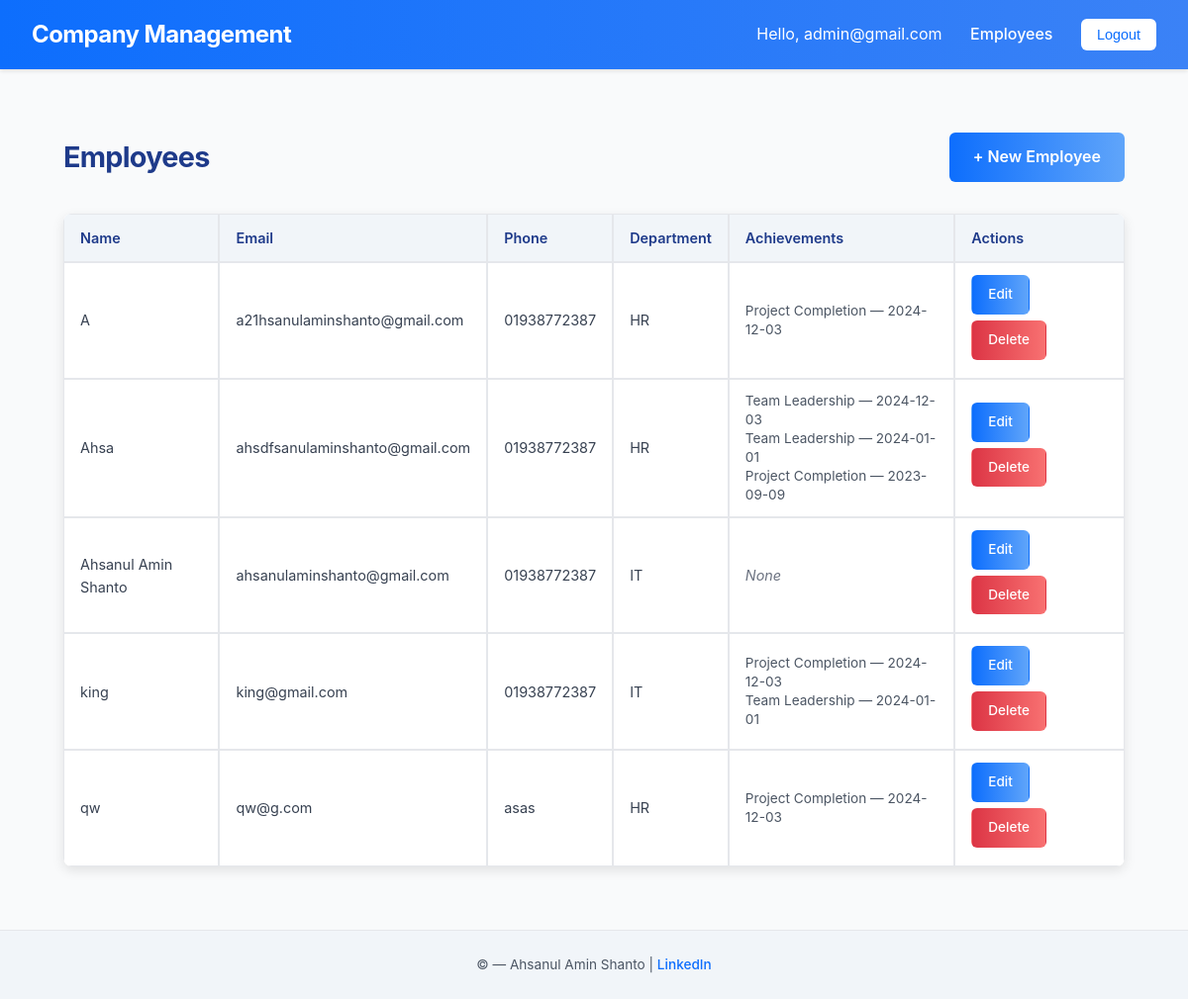
The app's page / (signed in) with its own data.
### dp/models.py (models this page shows, shortened)
class Employee(models.Model):
    name = models.CharField(max_length=200)
    email = models.EmailField(unique=True)
    phone = models.CharField(max_length=50, blank=True)
    address = models.TextField(blank=True)
    department = models.ForeignKey(Department, on_delete=models.PROTECT, related_name='employees')
    achievements = models.ManyToManyField(Achievement, through='AchievementEmployee', related_name='employees', blank=True)

class Department(models.Model):
    name = models.CharField(max_length=200, unique=True)

class AchievementEmployee(models.Model):
    achievement = models.ForeignKey(Achievement, on_delete=models.CASCADE)
    employee = models.ForeignKey(Employee, on_delete=models.CASCADE, related_name='achievement_links')
    achievement_date = models.DateField()
    class Meta:
        unique_together = ('achievement', 'employee', 'achievement_date')
        verbose_name = 'Achievement record'
        verbose_name_plural = 'Achievement records'

class Achievement(models.Model):
    name = models.CharField(max_length=200, unique=True)

### dp/views.py (the view)
# urls.py: path('', views.employee_list, name='employee_list'),
@login_required
def employee_list(request):
    employees = (
        Employee.objects
        .select_related('department')
        .prefetch_related(
            Prefetch('achievement_links', queryset=AchievementEmployee.objects.select_related('achievement'))
        )
        .order_by('name')
    )
    return render(request, 'dp/employee_list.html', {'employees': employees})

### templates/dp/employee_list.html (shortened to what this page needs)
{% extends "base.html" %}
{% block content %}
<div class="employee-page">
  <div class="employee-header">
    <h2>Employees</h2>
    <a href="{% url 'employee_create' %}" class="btn-new-employee"><span>+ New Employee</span></a>
  </div>
  <div class="employee-table-container">
    <table>
      <thead>
        <tr>
          <th>Name</th>
          <th>Email</th>
          <th>Phone</th>
          <th>Department</th>
          <th>Achievements</th>
          <th>Actions</th>
        </tr>
      </thead>
      <tbody>
        {% for emp in employees %}
          <tr>
            <td>{{ emp.name }}</td>
            <td>{{ emp.email }}</td>
            <td>{{ emp.phone }}</td>
            <td>{{ emp.department.name }}</td>
            <td>
              {% if emp.achievement_links.all %}
                <ul>
                  {% for link in emp.achievement_links.all %}
                    <li>{{ link.achievement.name }} — {{ link.achievement_date|date:"Y-m-d" }}</li>
                  {% endfor %}
                </ul>
              {% else %}
                <em>None</em>
              {% endif %}
            </td>
            <td>
              <a class="btn btn-edit" href="{% url 'employee_update' emp.pk %}">Edit</a>
              <a class="btn btn-delete" href="{% url 'employee_delete' emp.pk %}">Delete</a>
            </td>
          </tr>
        {% empty %}
          <tr>
            <td colspan="6" class="no-data"><em>No employees found.</em></td>
          </tr>
        {% endfor %}
      </tbody>
    </table>
  </div>
</div>
{% endblock %}

### templates/base.html (shortened to what this page needs)
<!DOCTYPE html>
<html lang="en">
<head>
</head>
<body>
  <nav>
    <div class="brand">Company Management</div>
    <div>
      {% if user.is_authenticated %}
        <span>Hello, {{ user.email|default:user.username }}</span>
        <a href="{% url 'employee_list' %}">Employees</a>
        <form method="post" action="{% url 'logout' %}" style="display:inline;">
          <button type="submit">Logout</button>
        </form>
      {% else %}
        <a href="{% url 'login' %}">Login</a>
        <a href="{% url 'signup' %}">Sign Up</a>
      {% endif %}
    </div>
  </nav>
  <main>
    {% block content %}{% endblock %}
  </main>
  <footer>
    &copy; {{ now|date:"Y" }} — Ahsanul Amin Shanto |
    <a href="https://www.linkedin.com/in/ahsanul-amin-shanto/" target="_blank">LinkedIn</a>
  </footer>
</body>
</html>

### templates/base.html (style rules this page uses)
*, *:before, *:after { margin: 0; padding: 0; box-sizing: border-box; }
body { font-family: 'Inter', -apple-system, BlinkMacSystemFont, 'Segoe UI', Roboto, sans-serif; line-height: 1.6; background: #f9fafb; color: #1f2a44; }
nav { background: linear-gradient(90deg, #0d6efd, #3b82f6); color: #fff; padding: 1rem 2rem; display: flex; justify-content: space-between; align-items: center; box-shadow: 0 2px 4px rgba(0, 0, 0, 0.1); position: sticky; top: 0; z-index: 1000; }
nav .brand { font-size: 1.5rem; font-weight: 700; letter-spacing: -0.025em; }
nav a { color: #fff; margin-left: 1.5rem; text-decoration: none; font-weight: 500; font-size: 1rem; position: relative; transition: color 0.3s ease; }
nav a::before { content: ''; position: absolute; bottom: -4px; left: 0; width: 0; height: 2px; background: linear-gradient(90deg, #60a5fa, #93c5fd); transition: width 0.3s ease; }
nav form { display: inline; margin-left: 1.5rem; }
nav button { background: #fff; border: none; color: #0d6efd; padding: 0.5rem 1rem; border-radius: 6px; font-size: 0.9rem; font-weight: 500; cursor: pointer; position: relative; overflow: hidden; transition: transform 0.3s ease, box-shadow 0.3s ease; }
nav button::before { content: ''; position: absolute; top: 0; left: -100%; width: 100%; height: 100%; background: linear-gradient(90deg, transparent, rgba(255, 255, 255, 0.3), transparent); transition: left 0.5s ease; }
main { padding: 2rem; min-height: calc(100vh - 150px); max-width: 1200px; margin: 0 auto; }
table { border-collapse: collapse; width: 100%; background: #fff; box-shadow: 0 4px 12px rgba(0, 0, 0, 0.1); border-radius: 8px; overflow: hidden; }
th, td { border: 1px solid #e5e7eb; padding: 12px; font-size: 0.9rem; }
th { background: #f1f5f9; text-align: left; font-weight: 600; color: #1e3a8a; }
td { color: #374151; }
.btn { padding: 0.5rem 1rem; border: 1px solid transparent; border-radius: 6px; text-decoration: none; display: inline-block; font-size: 0.9rem; font-weight: 500; cursor: pointer; transition: transform 0.3s ease, box-shadow 0.3s ease; }
footer { text-align: center; padding: 1.5rem; background: #f1f5f9; color: #4b5563; font-size: 0.85rem; border-top: 1px solid #e5e7eb; }
footer a { color: #0d6efd; text-decoration: none; font-weight: 500; transition: color 0.3s ease; }

### records on screen
Employee: name "A", email "a21hsanulaminshanto@gmail.com", phone "01938772387", department.name "HR"
AchievementEmployee: achievement.name "Project Completion", achievement_date "2024-12-03"
Employee: name "Ahsa", email "ahsdfsanulaminshanto@gmail.com", phone "01938772387", department.name "HR"
AchievementEmployee: achievement.name "Team Leadership", achievement_date "2024-12-03"
AchievementEmployee: achievement.name "Team Leadership", achievement_date "2024-01-01"
AchievementEmployee: achievement.name "Project Completion", achievement_date "2023-09-09"
Employee: name "Ahsanul Amin Shanto", email "ahsanulaminshanto@gmail.com", phone "01938772387", department.name "IT", shows "None"
Employee: name "king", email "king@gmail.com", phone "01938772387", department.name "IT"
AchievementEmployee: achievement.name "Project Completion", achievement_date "2024-12-03"
AchievementEmployee: achievement.name "Team Leadership", achievement_date "2024-01-01"
Employee: name "qw", email "qw@g.com", phone "asas", department.name "HR"
AchievementEmployee: achievement.name "Project Completion", achievement_date "2024-12-03"

### other values on screen
{{ user.email|default:user.username }} "admin@gmail.com"
